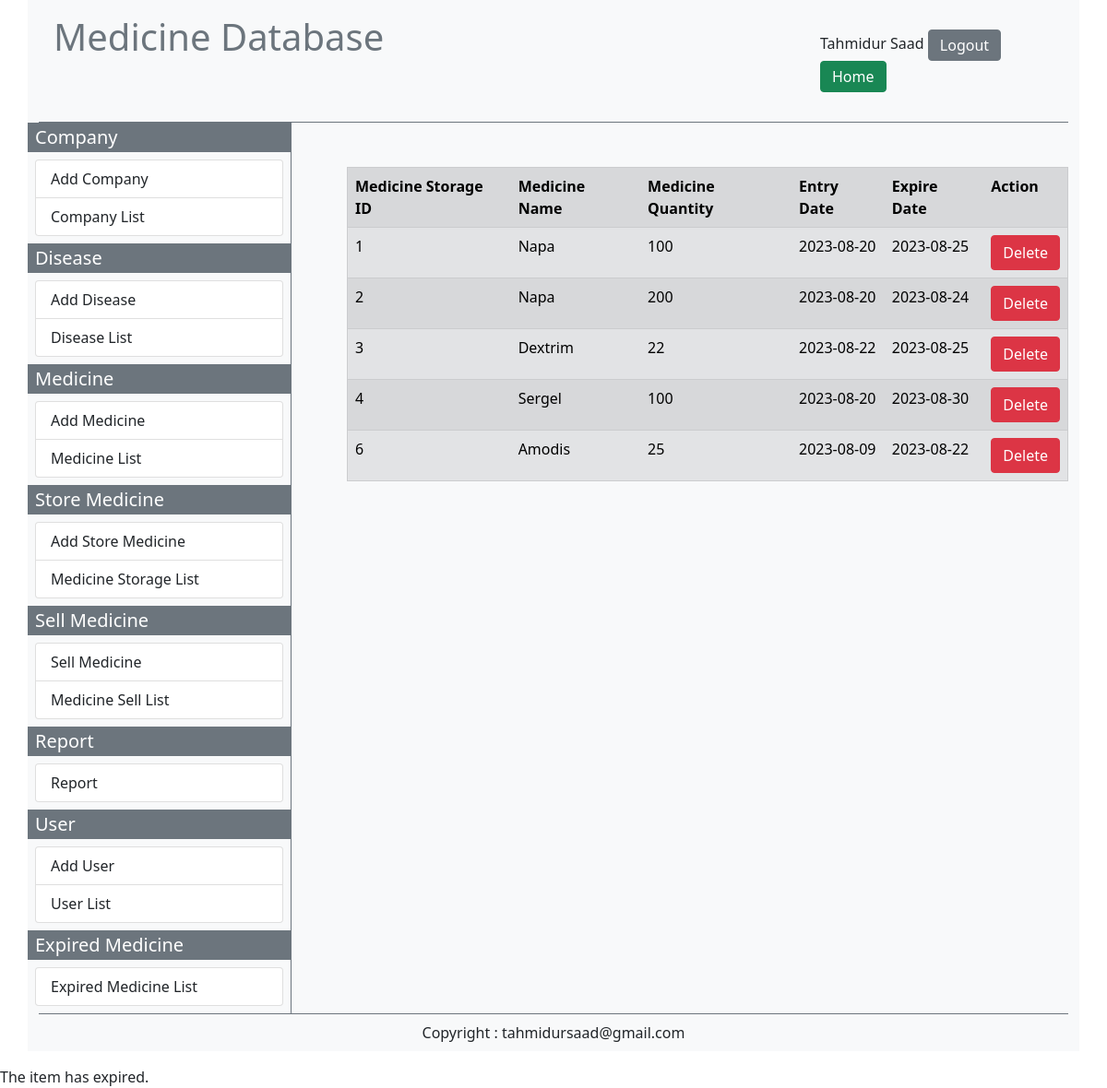
Page /MediDB/expire_medicine_list.php (signed in) on the committed database.
### tables this page shows
CREATE TABLE `store_medicine` (
  `store_medicine_id` int(11) NOT NULL,
  `store_medicine_name` varchar(20) NOT NULL,
  `store_medicine_quantity` int(11) NOT NULL,
  `store_medicine_entry_date` varchar(10) NOT NULL,
  `store_medicine_expire_date` varchar(10) NOT NULL
);

### MediDB/expire_medicine_list.php (the view, shortened to what this page needs)
<?php
    require('connection.php');
 ?>
<?php
    $sql1 = "SELECT * FROM medicine";
    $query1 = $conn -> query($sql1);
    $data_list = array();
    while($data1 = mysqli_fetch_assoc($query1)){
        $medicine_id = $data1['medicine_id'];
        $medicine_name = $data1['medicine_name'];
        $data_list[$medicine_id] = $medicine_name;
    }
?>
<?php
   $user_first_name= $_SESSION['user_first_name'];
   $user_last_name= $_SESSION['user_last_name'];
   if(!empty($user_first_name) && !empty($user_last_name)){
?>
<!DOCTYPE html>
<html lang="en">
<head>
    <link href="https://cdn.jsdelivr.net/npm/bootstrap@5.0.2/dist/css/bootstrap.min.css" rel="stylesheet">
    <link rel="stylesheet" href="https://use.fontawesome.com/releases/v5.15.4/css/all.css"/>
</head>
<body>
    <div class="container bg-light">
        <div class="container-foluid border-bottom border-secondary">
              <?php include('bootstrap/topbar.php'); ?>
        </div>
        <div class="container-foluid">
            <div class="row">
                <div class="col-sm-3 bg-light p-0 m-0">
                    <?php include('bootstrap/leftside_bar.php'); ?>
                </div>
                <div class="col-sm-9 border-start border-secondary">
                    <div class="container p-4 m-4">
                    <?php
                        $sql = "SELECT * FROM store_medicine";
                        $query = $conn-> query($sql);
                        echo "<table border='1' class='table table-secondary table-striped table-hover'> <tr>
                        <th>Medicine Storage ID</th>
                        <th>Medicine Name</th>
                        <th>Medicine Quantity </th>
                        <th>Entry Date</th>
                        <th>Expire Date</th>
                        <th>Action</th>
                        </tr> ";
                        while($data = mysqli_fetch_assoc($query)){
                            $store_medicine_id = $data['store_medicine_id'];
                            $store_medicine_name = $data['store_medicine_name'];
                            $store_medicine_quantity = $data['store_medicine_quantity'];
                            $store_medicine_entry_date = $data['store_medicine_entry_date'];
                            $store_medicine_expire_date = $data['store_medicine_expire_date'];
                            $today = new DateTime();
                            $expirationDate = new DateTime($store_medicine_expire_date);
                            if ($expirationDate <= $today) {
                                echo "<tr>
                                <td>$store_medicine_id</td>
                                <td>$data_list[$store_medicine_name]</td>
                                <td>$store_medicine_quantity</td>
                                <td>$store_medicine_entry_date</td>
                                <td>$store_medicine_expire_date</td>
                                <td>
                                    <a href ='delete_store_medicine.php?id= $store_medicine_id'  class='btn btn-danger'>Delete</a>
                                </td></tr>";
                            }
        }
        echo"</table>";
                    ?>
                    </div>
                </div>
            </div>
        </div>
        <div class="border-top border-secondary">
        <?php include('bootstrap/bottom_bar.php'); ?>
        </div>
    </div>
<?php
    $expirationDateStr = "2023-08-31";
$today = new DateTime();
$expirationDate = new DateTime($expirationDateStr);
if ($expirationDate > $today) {
    echo "The item is still valid.";
} else {
    echo "The item has expired.";
}
?>
</body>
</html>
<?php
   }
   else{
    header('location:login.php');
   }
 ?>

### rows in the picture
store_medicine: store_medicine_id "1", store_medicine_name "Napa", store_medicine_quantity "100", store_medicine_entry_date "2023-08-20", store_medicine_expire_date "2023-08-25"
store_medicine: store_medicine_id "2", store_medicine_name "Napa", store_medicine_quantity "200", store_medicine_entry_date "2023-08-20", store_medicine_expire_date "2023-08-24"
store_medicine: store_medicine_id "3", store_medicine_name "Dextrim", store_medicine_quantity "22", store_medicine_entry_date "2023-08-22", store_medicine_expire_date "2023-08-25"
store_medicine: store_medicine_id "4", store_medicine_name "Sergel", store_medicine_quantity "100", store_medicine_entry_date "2023-08-20", store_medicine_expire_date "2023-08-30"
store_medicine: store_medicine_id "6", store_medicine_name "Amodis", store_medicine_quantity "25", store_medicine_entry_date "2023-08-09", store_medicine_expire_date "2023-08-22"

### other values in the picture
$user_first_name "Tahmidur"
$user_last_name "Saad"
